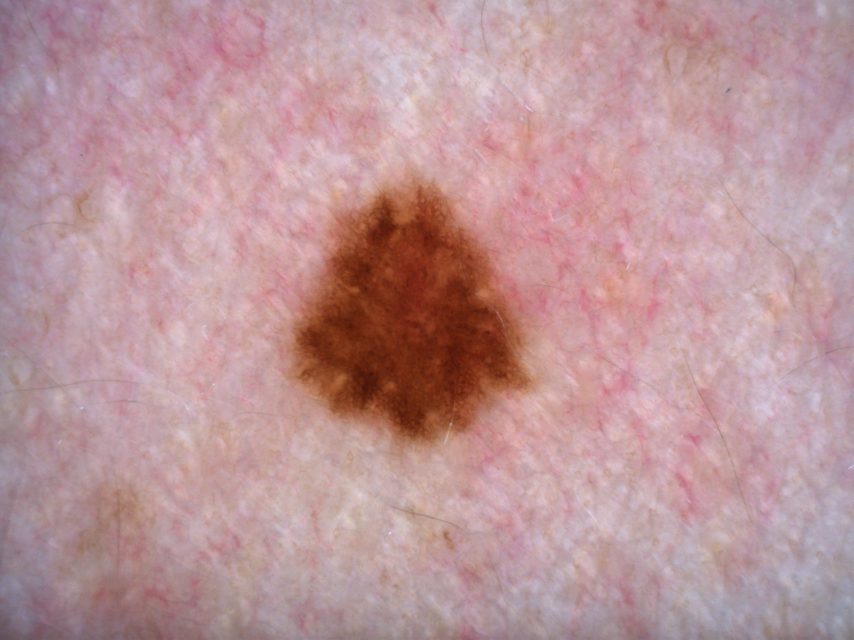
#> input picture 26.jpg, 2560 x 1920 px (shown at 1/3 size)
$ python -i two_circles.py   (imports and definitions only)
#> lines starting #> are read from the running program, lines starting #| are printed output that depends on the picture; after the words box and inside, x2 and y2 are one past the last pixel; in counts of white or black regions, pixels touching at a corner belong together
#> further down, picture is the input picture: shape (1920, 2560, 3); mean B, G, R 153.2, 149.4, 187.2
import numpy as np
import cv2
import base64
from joblib import load
from roboflow import Roboflow


def get_masked_image(img: np.ndarray, mask: np.ndarray) -> np.ndarray:
    masked = cv2.bitwise_and(img, img, mask=mask)
    return masked


def preprocess_image(img):
    clahe = cv2.createCLAHE(clipLimit=5, tileGridSize=(8, 8))
    lab = cv2.cvtColor(img, cv2.COLOR_BGR2LAB)
#> lab: shape (1920, 2560, 3); mean of channels 0, 1, 2 166.9, 143.2, 131.9
    l, a, b = cv2.split(lab)
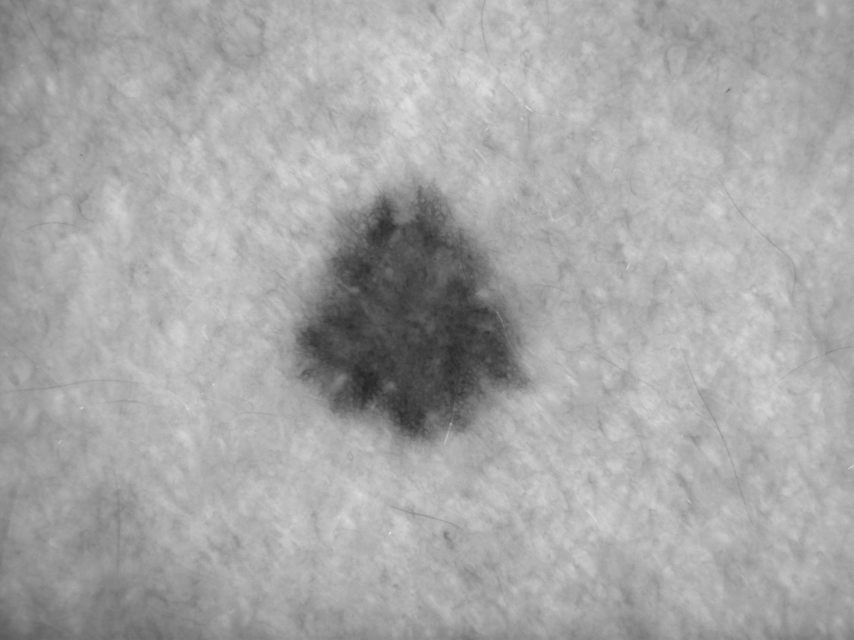
#> l: shape (1920, 2560) (shown at 1/3 size); min 33, max 242, mean 166.9
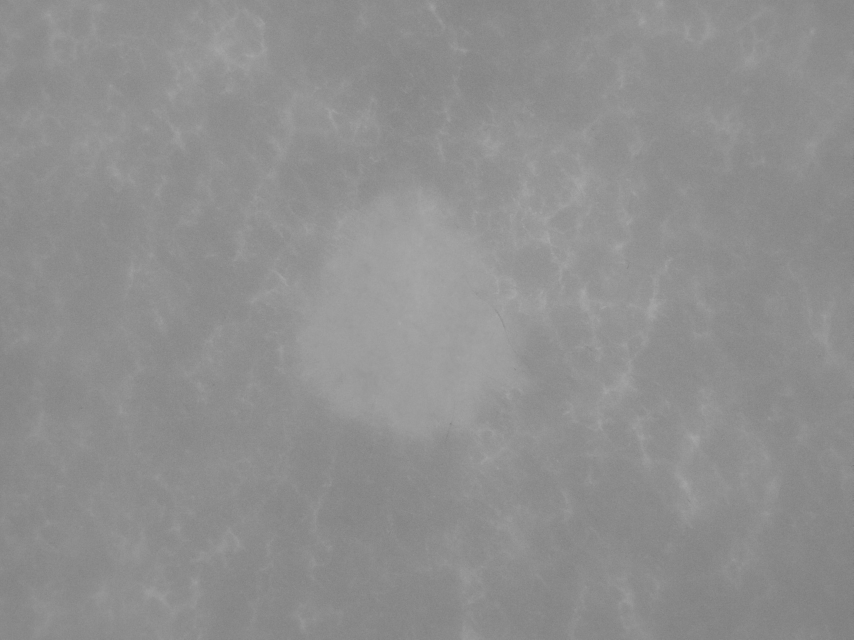
#> a: shape (1920, 2560) (shown at 1/3 size); min 110, max 174, mean 143.2
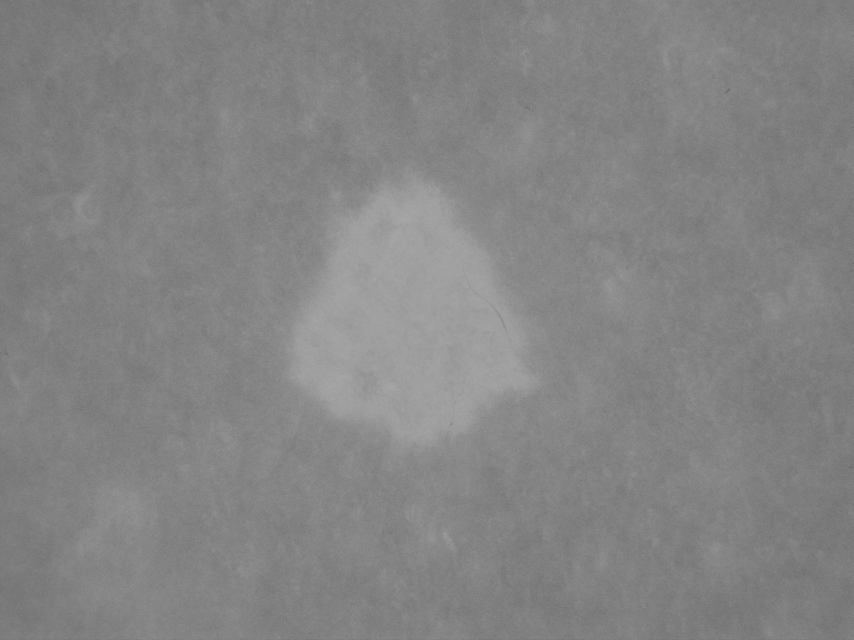
#> b: shape (1920, 2560) (shown at 1/3 size); min 94, max 171, mean 131.9
    l2 = clahe.apply(l)
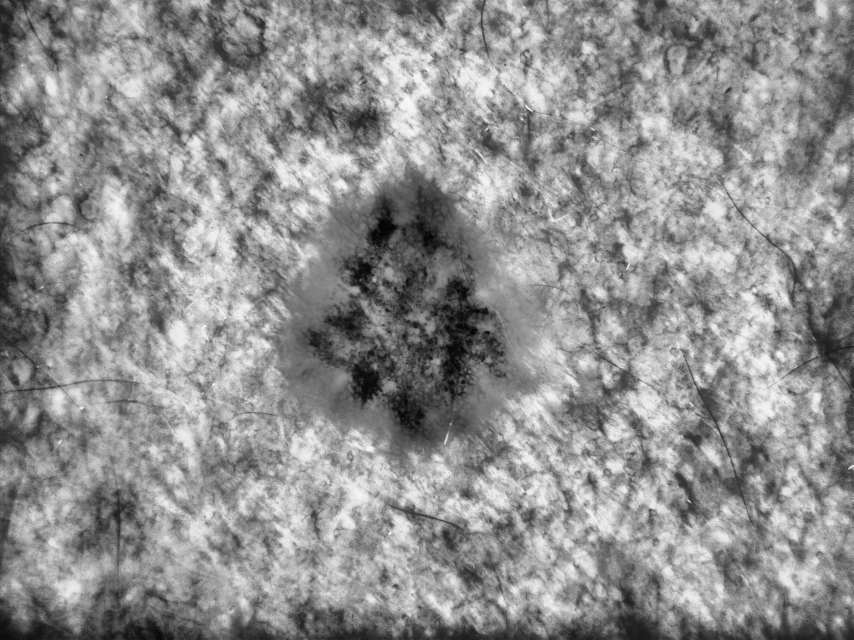
#> l2: shape (1920, 2560) (shown at 1/3 size); min 2, max 251, mean 143.7
    lab = cv2.merge((l2, a, b))
#> lab: shape (1920, 2560, 3); mean of channels 0, 1, 2 143.7, 143.2, 131.9
    img2 = cv2.cvtColor(lab, cv2.COLOR_LAB2BGR)
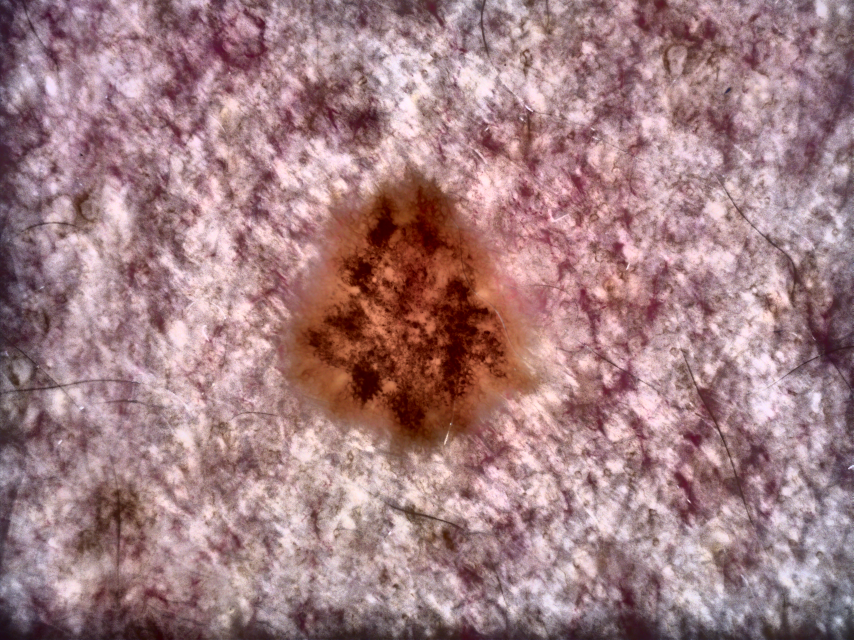
#> img2: shape (1920, 2560, 3) (shown at 1/3 size); mean B, G, R 130.8, 127, 163.3
    gray = cv2.cvtColor(img2, cv2.COLOR_BGR2GRAY)
    blur = cv2.bilateralFilter(gray, 5, 20, 100)
    thresh = cv2.adaptiveThreshold(blur, 255, cv2.ADAPTIVE_THRESH_GAUSSIAN_C,
                                   cv2.THRESH_BINARY_INV, 101, -13)
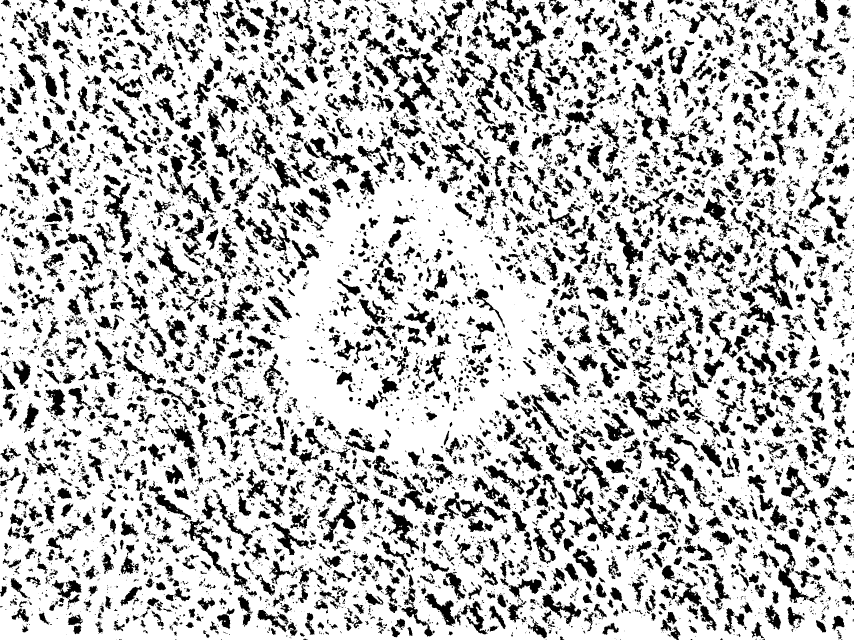
#> thresh: shape (1920, 2560) (shown at 1/3 size); 75.3% white; 8483 black regions (5082 under 20 px), largest, box (x1, y1, x2, y2) and area: (1347, 175, 1494, 375) 6446, (310, 546, 396, 744) 5180, (1180, 211, 1311, 348) 4770
    return thresh


# [47 lines left out: functions detect_keypoints, extract_features, classify_image, not called in this run]

# [1 line not run here, left out]


# [7 lines left out: function main, not called in this run]


# [21 lines not run here, left out]

>>> import cv2
>>> picture = cv2.imread('26.jpg')
>>> result = preprocess_image(picture)
